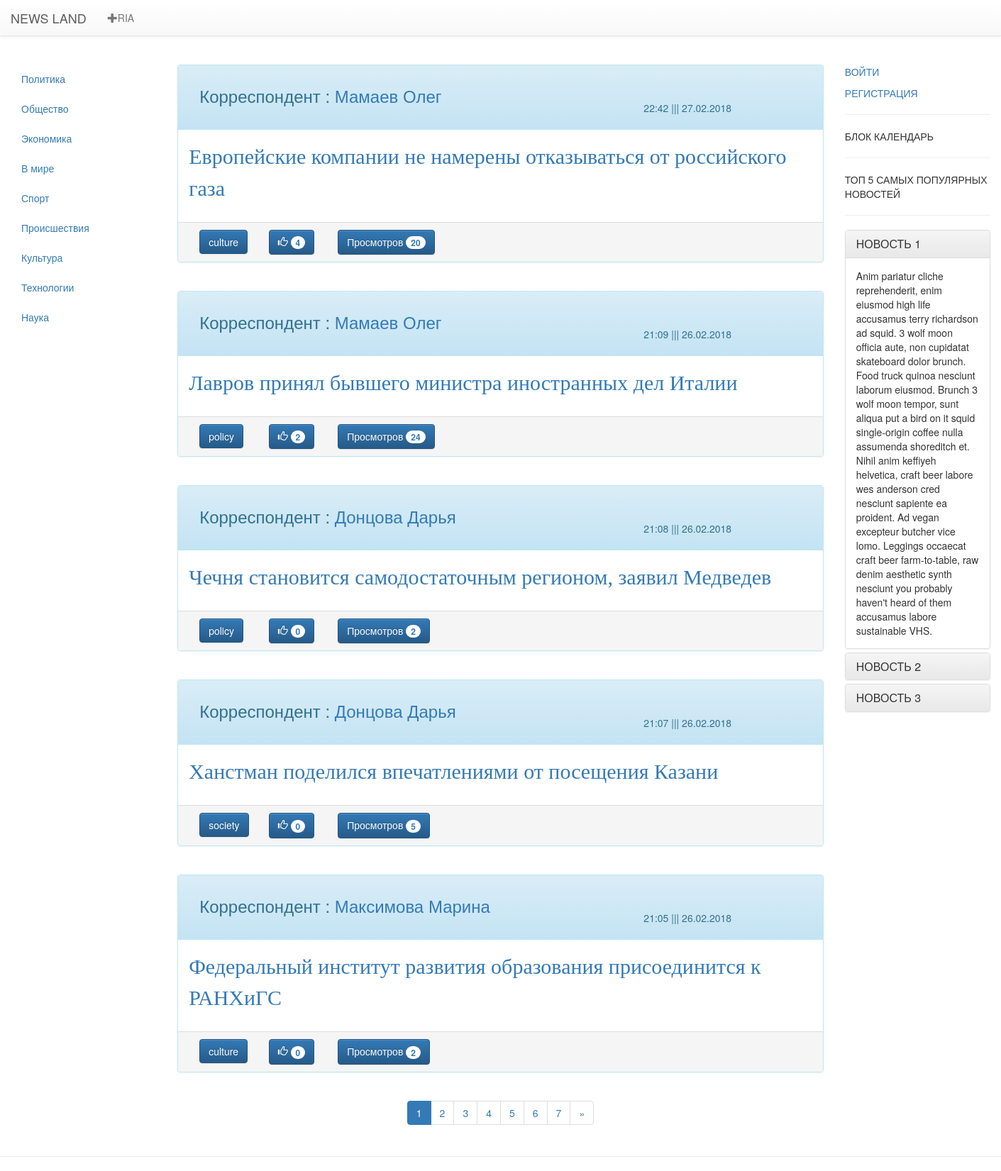
The app's page /, older data.
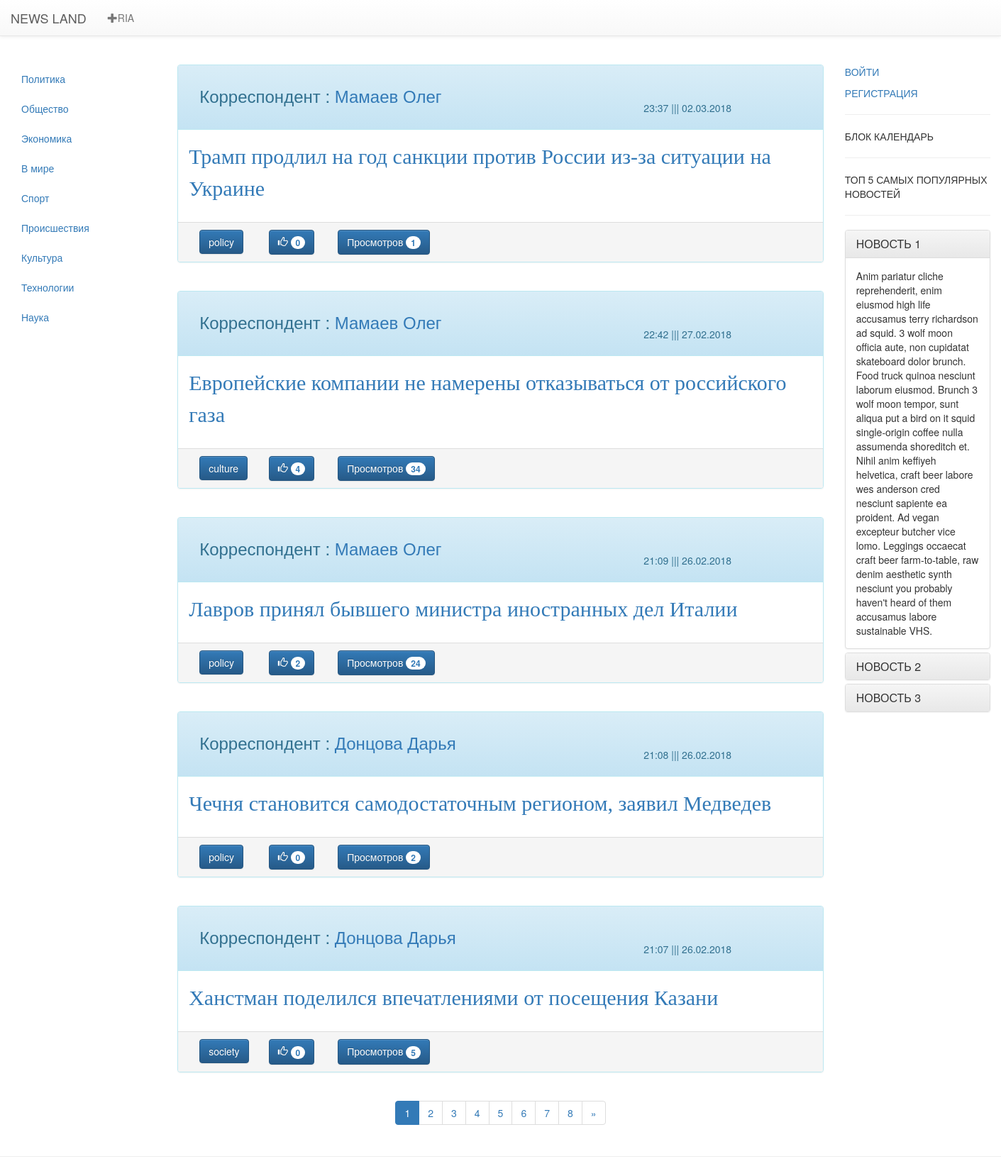
The same page, newer data.
### news/models.py (models this page shows, shortened)
class Newsbase(models.Model):
    class Meta:
        verbose_name = 'Новости'
    authors = (
        ('Mamaev_Oleg','Мамаев Олег'),
        ('Maksimova_Marina','Максимова Марина'),
        ('Doncova_Dariya','Донцова Дарья'),
    )
    category = (
        ('policy', 'Политика'),
        ('society', 'Общество'),
        ('economy', 'Экономика'),
        ('world', 'В мире'),
        ('sport', 'Спорт'),
        ('incedent', 'Происшествия'),
        ('culture', 'Культура'),
        ('tech', 'Технологии'),
        ('science', 'Наука'),
    )
    news_title = models.CharField(max_length=250,verbose_name='Заголовок',unique=True)
    news_date = models.DateTimeField(auto_now_add=True,verbose_name='Дата и время публикации')
    news_text = models.TextField(verbose_name='Текст статьи',unique=True)
    news_liked = models.IntegerField(default=0,verbose_name='Like')
    news_category = models.CharField(max_length=20,choices=category,verbose_name='Категория')
    news_authors = models.CharField(max_length=30,choices=authors, verbose_name='Автор' )
    news_views = models.IntegerField(default=0,verbose_name='Просмотров')
    news_pic1 = models.ImageField(upload_to='news/pic/%Y/%m/%d',verbose_name='Изображение1')
    news_pic2 = models.ImageField(upload_to='news/pic/%Y/%m/%d',verbose_name='Изображение2',blank=True)
    news_pic3 = models.ImageField(upload_to='news/pic/%Y/%m/%d',verbose_name='Изображение3',blank=True)
    news_pic4 = models.ImageField(upload_to='news/pic/%Y/%m/%d',verbose_name='Изображение4',blank=True)
    news_pic5 = models.ImageField(upload_to='news/pic/%Y/%m/%d',verbose_name='Изображение5',blank=True)

### news/views.py (the view)
# urls.py: re_path('^(?:(?P<category>\w+)/)?$', views.index_list_Views.as_view(), name='index'),
class index_list_Views(ListView,category_list):
    model = Newsbase
    template_name = 'index.html'
    paginate_by = 5
    context_object_name = 'list'
    def get(self,request,*args,**kwargs):
        try:
            self.category = self.kwargs['category']
        except:
            self.category = None
        return super(index_list_Views,self).get(request,*args,**kwargs)
    def get_context_data(self, **kwargs):
        context = super(index_list_Views,self).get_context_data(**kwargs)
        context['category_now'] = self.category
        context['title'] = 'News_Land - Новостной портал'
        return context
    def get_queryset(self):
        if self.category == None:
            return Newsbase.objects.order_by('-news_date')
        else:
            return Newsbase.objects.filter(news_category=self.category).order_by('-news_date')

### news/views.py (called while the page is built)
    def get_context_data(self, **kwargs):
        context = super(category_list,self).get_context_data(**kwargs)
        context['category'] = Newsbase.category
        context['authors'] = Newsbase.authors
        return context

### news/templates/index.html (shortened to what this page needs)
{% extends 'base/main.html' %}
{% load staticfiles %}
{% block category %}
    {% if  category  %}
        {% for cat in category %}
        <li><a href="/{{cat.0}}"> {{cat.1}}</a></li>
        {% endfor %}
    {% else %}
        <p> Категории отсутсвуют</p>
    {% endif %}
{% endblock%}
{% block news%}
    {% if object_list %}
        {% for news in object_list %}
            <div class="panel panel-info ">
                <div class="panel-heading" >
                    <div class="container">
                        <div class="row">
                            <div class="col-md-6 h3">
                                {% for name in authors %}
                                    {% if  name.0 == news.news_authors  %}
                                            <p>Корреспондент :  <a href="/author/{{name.0}}">{{ name.1 }}</a></p>
                                    {% endif %}
                                {% endfor %}
                            </div>
                            <div class="col-md-2" align="right">
                                <p>{{ news.news_date|date:"H:i" }} ||| {{ news.news_date|date:"d.m.Y" }}</p>
                            </div>
                        </div>
                    </div>
                </div>
                <div class="panel-body" style="font-size:30px">
                    <p><font face="Georgia"><a href="{% url 'post' %}?post={{ news.id }}">{{news.news_title}}</a></font></p>
                </div>
                <div class="panel-footer">
                    <div class="container">
                        <div class="row">
                            <div class="col-md-1">
                                <button class="btn btn-primary " type="button" >
                                    {{ news.news_category }}
                                </button>
                            </div>
                            <div class="col-md-1">
                                <button class="btn btn-primary" type="button">
                                    <i class="glyphicon glyphicon-thumbs-up"></i> <span class="badge">{{ news.news_liked }}</span>
                                </button>
                            </div>
                            <div class="col-md-2">
                                <button class="btn btn-primary " type="button" >
                                    Просмотров <span class="badge">{{news.news_views}}</span>
                                </button>
                            </div>
                        </div>
                    </div>
                </div>
            </div>
        {% if  not forloop.last  %}
            <br>
        {% endif %}
    {% endfor %}
    <center>
        <div>
            <nav aria-label="Page navigation">
                <ul class="pagination">
                    {% if  page_obj.has_other_pages  %}
                        {% for pn in page_obj.paginator.page_range %}
                            {% if  category_now  %}
                                {% if  pn != page_obj.number  %}
                                    <li>
                                        <a href="{% url 'index' category=category_now %}?page={{ pn }}">{{ pn }}</a>
                                    </li>
                                {% else %}
                                    <li class="active">
                                        <a href="">{{ pn }} <span class="sr-only">(current)</span></a>
                                    </li>
                                {% endif %}
                            {% else %}
                                {% if  author_name  %}
                                    {% if  pn != page_obj.number  %}
                                        <li>
                                            <a href="{% url 'authors' author_name%}?page={{ pn }}">{{ pn }}</a>
                                        </li>
                                    {% else %}
                                        <li class="active">
                                            <a href="">{{ pn }} <span class="sr-only">(current)</span></a>
                                        </li>
                                    {% endif %}
                                {% else %}
                                    {% if  pn != page_obj.number  %}
                                        <li>
                                            <a href="{% url 'index' %}?page={{ pn }}">{{ pn }}</a>
                                        </li>
                                    {% else %}
                                        <li class="active">
                                            <a href="">{{ pn }} <span class="sr-only">(current)</span></a>
                                        </li>
                                    {% endif %}
                            {% endif %}
                            {% endif %}
                        {% endfor %}
                    {% endif %}
                    {% if  page_obj.has_next  %}
                        {% if  category_now  %}
                            <li>
                                <a href="{% url 'index' category=category_now %}?page={{page_obj.next_page_number}}" aria-label="Next"><span aria-hidden="true">&raquo;</span></a>
                            </li>
                        {% else %}
                            {% if  author_name  %}
                                <li>
                                    <a href="{% url 'authors' author_name%}?page={{page_obj.next_page_number}}" aria-label="Previous">
                                        <span aria-hidden="true">&raquo;</span>
                                    </a>
                                </li>
                            {% else %}
                                <li>
                                 <a href="{% url 'index' %}?page={{page_obj.next_page_number}}" aria-label="Next"><span aria-hidden="true">&raquo;</span></a>
                             </li>
                    {% endif %}
                        {% endif %}
                    {% endif %}
                </ul>
            </nav>
         </div>
    </center>
    {% else %}
        <p>НОВОСТИ ОТСУТСТВУЮТ</p>
    {% endif %}
{% endblock %}

### news/templates/base/main.html (shortened to what this page needs)
<!DOCTYPE html>
<html lang="ru">
<head>
<link rel="stylesheet" href="https://maxcdn.bootstrapcdn.com/bootstrap/3.3.7/css/bootstrap.min.css">
<link rel="stylesheet" href="https://maxcdn.bootstrapcdn.com/bootstrap/3.3.7/css/bootstrap-theme.min.css">
</head>
<body>
<nav class="navbar navbar-default navbar-static-top">
    <div class="container-fluid">
        <div class="navbar-header">
            <a class="navbar-brand" href="/">NEWS LAND</a>
        </div>
        <div class="collapse navbar-collapse" id="bs-example-navbar-collapse-1">
            <ul class="nav navbar-nav">
                <li>
                    <a href="{% url 'ria_index' %}" target="_blank"><i class="glyphicon glyphicon-plus"></i>RIA</a>
                </li>
            </ul>
        </div>
  </div>
</nav>
  <br>
<div class="container-fluid">
    <div class="row">
        <div class="col-md-2">
            <ul class="nav nav-pills nav-stacked">
                {% block category %}
                {% endblock %}
            </ul>
        </div>
        <div class="col-md-8">
            {% block news%}
            {% endblock%}
        </div>
        <div class="col-md-2" >
            {% block reklama %}
            <div>
                {% if user.is_authenticated %}
                    <p>{{ user.get_full_name }} / <a href="{% url 'logout' %}">Выйти</a> </p>
                {% else %}
                    <p><a href="{% url 'login' %}">ВОЙТИ</a> </p>
                    <p><a href="#">РЕГИСТРАЦИЯ</a></p>
                {% endif %}
            </div>
            <hr>
            <div>
                <p>БЛОК КАЛЕНДАРЬ</p>
            <hr>
            </div>
            <div>
            <p>ТОП 5 САМЫХ ПОПУЛЯРНЫХ НОВОСТЕЙ</p>
            <hr>
            </div>
            <div class="panel-group" id="accordion" role="tablist" aria-multiselectable="true">
                  <div class="panel panel-default">
                        <div class="panel-heading" role="tab" id="headingOne">
                            <h4 class="panel-title">
                                <a role="button" data-toggle="collapse" data-parent="#accordion" href="#collapseOne" aria-expanded="true" aria-controls="collapseOne">
                                    НОВОСТЬ 1
                                </a>
                            </h4>
                        </div>
                        <div id="collapseOne" class="panel-collapse collapse in" role="tabpanel" aria-labelledby="headingOne">
                            <div class="panel-body">
                                Anim pariatur cliche reprehenderit, enim eiusmod high life accusamus terry richardson ad squid. 3 wolf moon officia aute, non cupidatat skateboard dolor brunch. Food truck quinoa nesciunt laborum eiusmod. Brunch 3 wolf moon tempor, sunt aliqua put a bird on it squid single-origin coffee nulla assumenda shoreditch et. Nihil anim keffiyeh helvetica, craft beer labore wes anderson cred nesciunt sapiente ea proident. Ad vegan excepteur butcher vice lomo. Leggings occaecat craft beer farm-to-table, raw denim aesthetic synth nesciunt you probably haven't heard of them accusamus labore sustainable VHS.
                            </div>
                        </div>
                  </div>
                  <div class="panel panel-default">
                      <div class="panel-heading" role="tab" id="headingTwo">
                          <h4 class="panel-title">
                              <a class="collapsed" role="button" data-toggle="collapse" data-parent="#accordion" href="#collapseTwo" aria-expanded="false" aria-controls="collapseTwo">
                                    НОВОСТЬ 2
                              </a>
                          </h4>
                      </div>
                  </div>
                  <div class="panel panel-default">
                      <div class="panel-heading" role="tab" id="headingThree">
                          <h4 class="panel-title">
                              <a class="collapsed" role="button" data-toggle="collapse" data-parent="#accordion" href="#collapseThree" aria-expanded="false" aria-controls="collapseThree">
                                  НОВОСТЬ 3
                              </a>
                          </h4>
                      </div>
                  </div>
            </div>
            {% endblock%}
        </div>
    </div>
</div>
<div class="footer">
<hr>
</div>
</body>
</html>

Row changes from the older to the newer data that the page shows:
no longer on this page (row unchanged): Newsbase: name "Максимова Марина", news_date "21:05", news_date "26.02.2018", news_title "Федеральный институт развития образования присоединится к РАНХиГС", news_category "culture", news_liked "0", news_views "2"
added Newsbase: name "Мамаев Олег", news_date "23:37", news_date "02.03.2018", news_title "Трамп продлил на год санкции против России из-за ситуации на Украине", news_category "policy", news_liked "0", news_views "1"
changed Newsbase "Европейские компании не намерены отказываться от российского газа": news_views "20" → "34"
Text that changed along with them:
new list line: "8"
